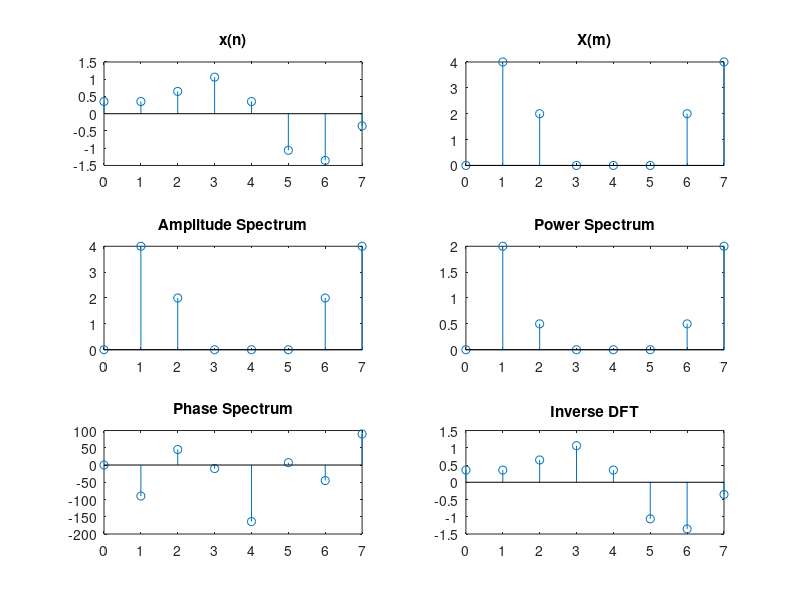

Write the MATLAB code that produced this figure.
fs=8000;
ts=1/fs;
N=8;
n=0:N-1;%Now we need to find the index of x(n). That is the n.
x=sin(2*pi*1000*n*ts) + 0.5*sin(2*pi*2000*n*ts + 3*pi/4);
X = zeros(N,1);%we need a variable X. That will hold the value of X(m)
for m = 1:N
    for n = 1:N
        X(m) = X(m) + x(n)*exp(-2j*pi*(n-1)*(m-1)/N);
    end
end
n=0:N-1;
subplot(3,2,1);
stem(n,x)
title('x(n)')

subplot(3,2,2);
stem(n,abs(X))
title('X(m)')

subplot(3,2,3);
stem(n,abs(X))
title('Amplitude Spectrum')

y = abs(X).^2/N;
subplot(3,2,4);
stem(n,y)
title('Power Spectrum')

subplot(3,2,5);
stem(n,angle(X)*180/pi)
title('Phase Spectrum')

subplot(3,2,6);
stem(n,real(ifft(X)))
title('Inverse DFT')
